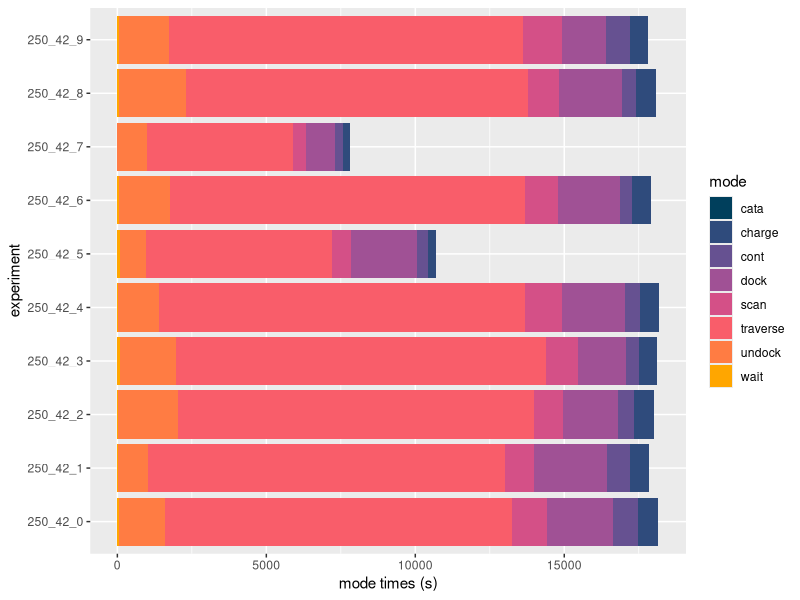

Write R code to recreate this figure.
library(ggplot2)

gen_plot <- function(plot_points_pre, y_name, x_name, filename) {
    final_plot <- plot_points_pre + coord_flip() + xlab(x_name) + ylab(y_name)
    ggsave(final_plot, file = filename, width = 6, height = 4)
}
input <- read.csv(file = "../experiments/monitoring_eval/mode_times.csv", header = TRUE, sep = ",")
ggp <- ggplot(input, aes(x = experiment, y = mode_time, fill = mode)) + geom_bar(position = "stack", stat = "identity") + scale_fill_manual(
    "mode", values = c("cata" = "#003f5c", "charge" = "#2f4b7c", "cont" = "#665191", "dock" = "#a05195",
    "scan" = "#d45087", "traverse" = "#f95d6a", "undock" = "#ff7c43", "wait" = "#ffa600")
)
gen_plot(ggp, "mode times (s)", "experiment", "mode_times.png")
